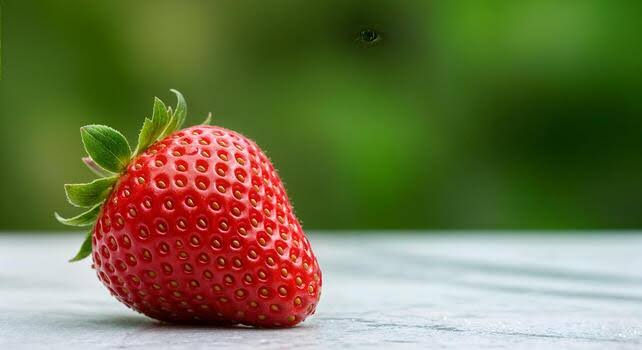
#> input picture sample images/images (1).jpg, 642 x 350 px, found by its file name
$ python ex03.py
#> lines starting #> are read from the running program, lines starting #| are printed output that depends on the picture; after the words box and inside, x2 and y2 are one past the last pixel; in counts of white or black regions, pixels touching at a corner belong together
import cv2

# Read the image
img = cv2.imread(r"D:\Computer vision\sample images\images (1).jpg")
#> img is the input picture: shape (350, 642, 3); mean B, G, R 73.7, 116, 112.3

# Check if the image is loaded
if img is None:
    print("Error: Image not found!")
else:
    # Convert to grayscale
    gray = cv2.cvtColor(img, cv2.COLOR_BGR2GRAY)
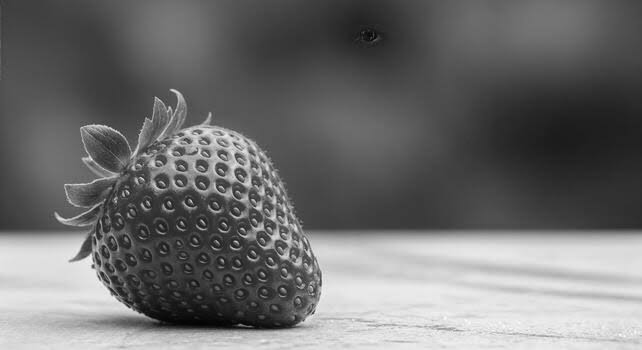
#> gray: shape (350, 642); min 4, max 251, mean 110.1

    # Detect edges using Canny
    edges = cv2.Canny(gray, 100, 200)
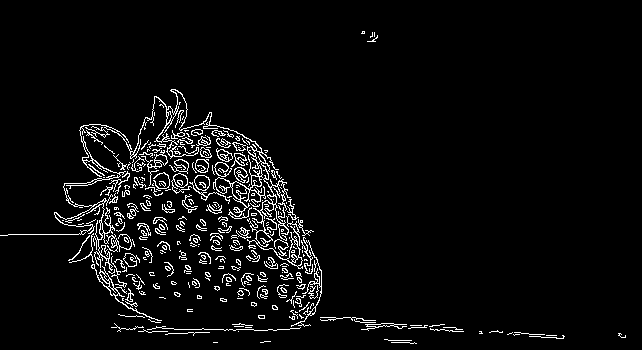
#> edges: shape (350, 642); 4.5% white in thin lines or dots, all inside (x1, y1, x2, y2) = (0, 31, 626, 344)

    # Display images
    cv2.imshow("Original Image", img)
    cv2.imshow("Canny Edge Detection", edges)

    # Wait until a key is pressed
    cv2.waitKey(0)
    cv2.destroyAllWindows()

$ run again, with sample images/images (2).jpg copied over sample images/images (1).jpg
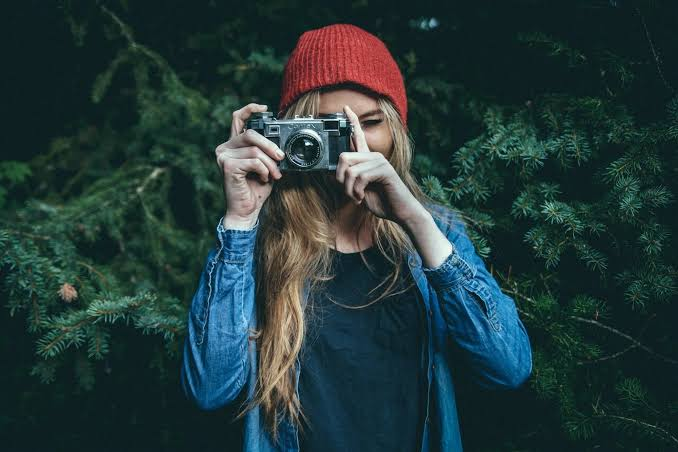
#> input picture sample images/images (2).jpg, 678 x 452 px, found by its file name
#> img is the input picture: shape (452, 678, 3); mean B, G, R 56.8, 56.5, 35.3
#> `gray = cv2.cvtColor(img, cv2.COLOR_BGR2GRAY)`:
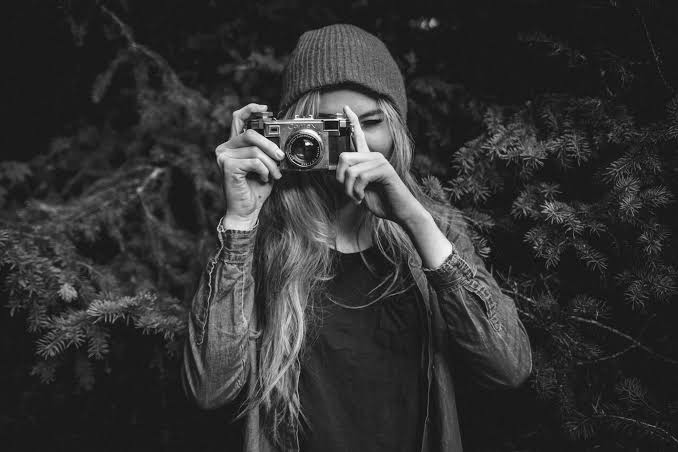
#> gray: shape (452, 678); min 3, max 253, mean 50.2
#> `edges = cv2.Canny(gray, 100, 200)`:
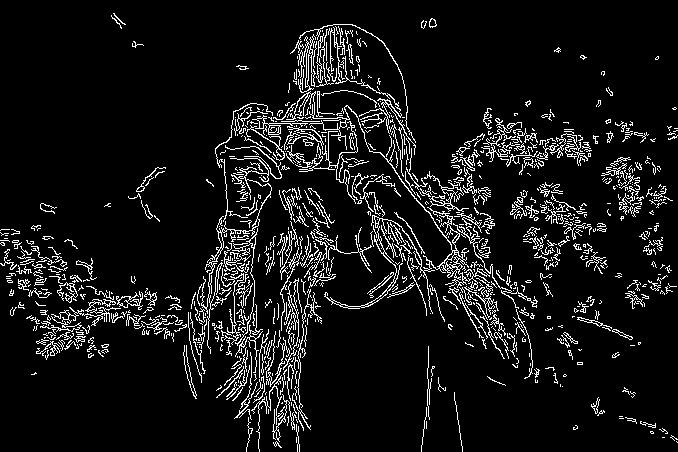
#> edges: shape (452, 678); 8.2% white in thin lines or dots

$ run again, with sample images/images (3).jpg copied over sample images/images (1).jpg
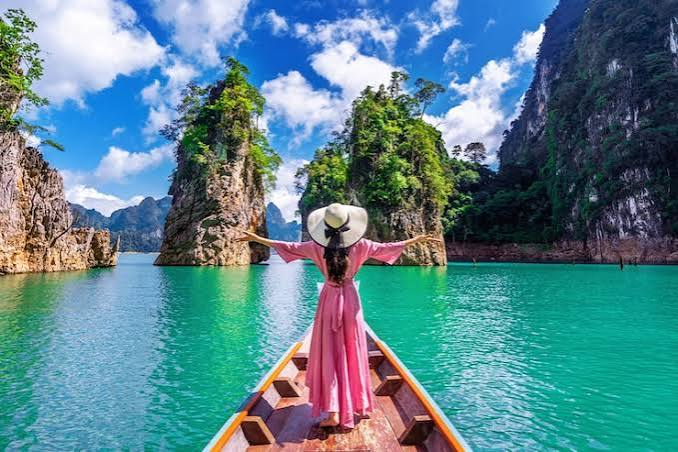
#> input picture sample images/images (3).jpg, 678 x 452 px, found by its file name
#> img is the input picture: shape (452, 678, 3); mean B, G, R 142.7, 131.7, 89.5
#> `gray = cv2.cvtColor(img, cv2.COLOR_BGR2GRAY)`:
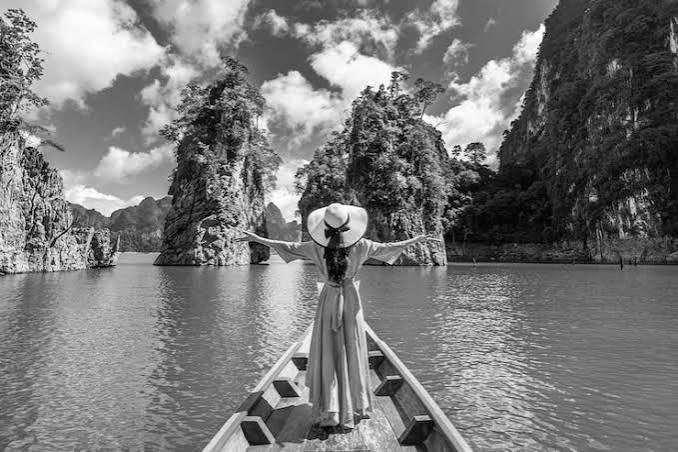
#> gray: shape (452, 678); min 0, max 255, mean 120.3
#> `edges = cv2.Canny(gray, 100, 200)`:
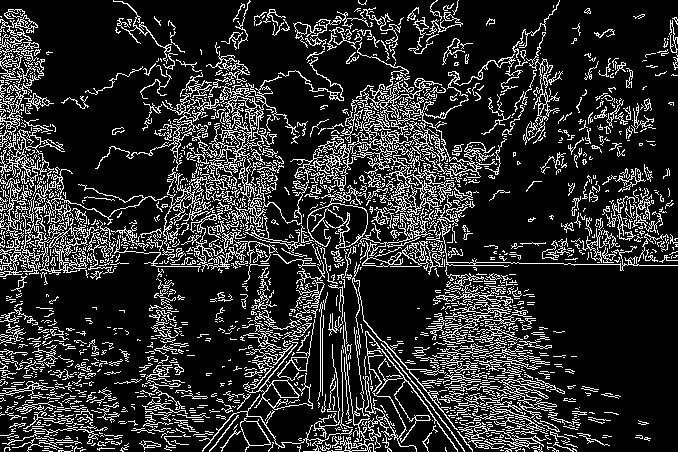
#> edges: shape (452, 678); 17.5% white in thin lines or dots

$ run again, with sample images/images (4).jpg copied over sample images/images (1).jpg
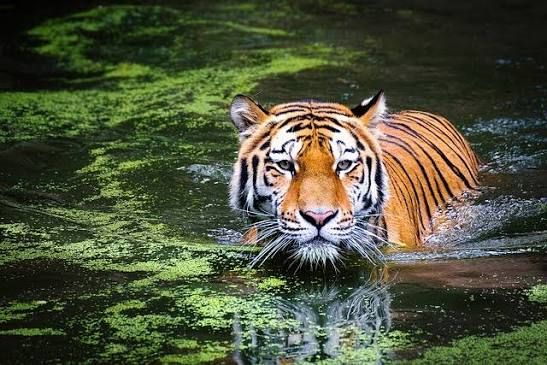
#> input picture sample images/images (4).jpg, 547 x 365 px, found by its file name
#> img is the input picture: shape (365, 547, 3); mean B, G, R 59.3, 83.1, 77.5
#> `gray = cv2.cvtColor(img, cv2.COLOR_BGR2GRAY)`:
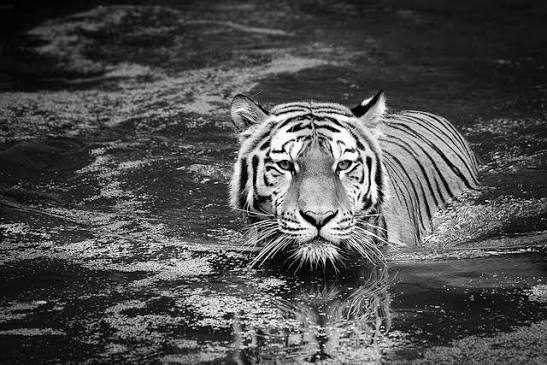
#> gray: shape (365, 547); min 0, max 255, mean 78.7
#> `edges = cv2.Canny(gray, 100, 200)`:
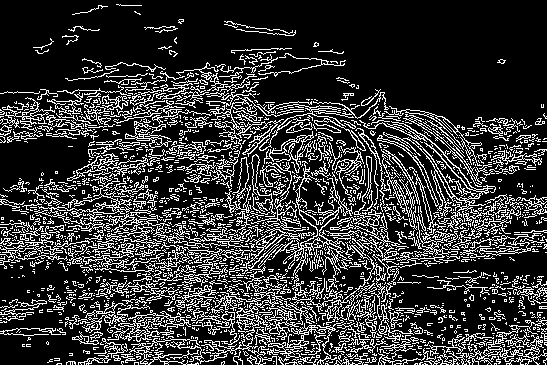
#> edges: shape (365, 547); 21.4% white in thin lines or dots
